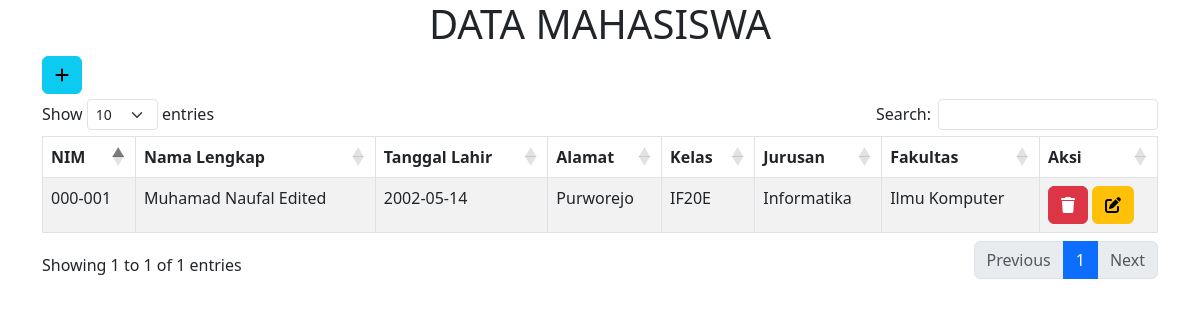
Before: / with the older database file.
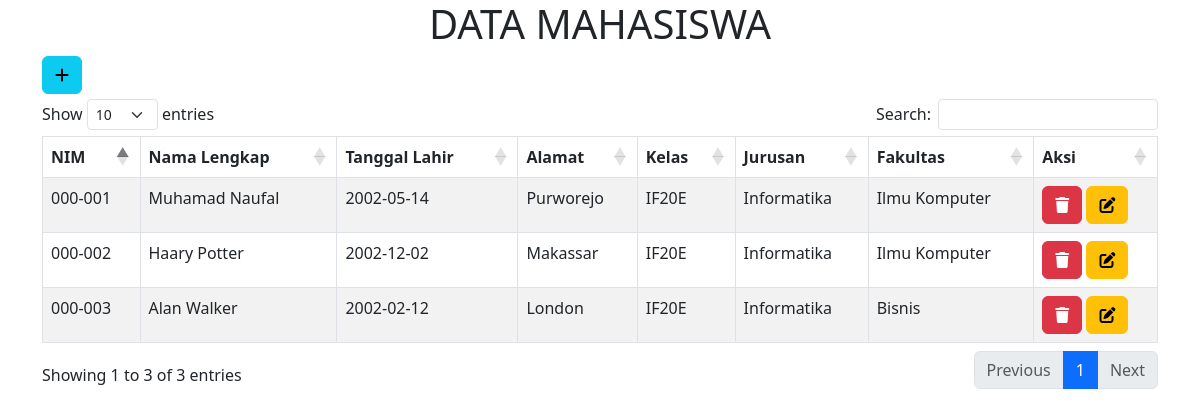
After: the same page with the newer database file.
### tables this page shows
CREATE TABLE `mahasiswa` (
  `NIM` varchar(11) NOT NULL,
  `nama_lengkap` varchar(30) NOT NULL,
  `tanggal_lahir` date NOT NULL,
  `alamat` text NOT NULL,
  `id_kelas` int(11) NOT NULL,
  `id_jurusan` int(11) NOT NULL,
  `id_fakultas` int(11) NOT NULL
);

CREATE TABLE `kelas` (
  `id` int(11) NOT NULL,
  `nama_kelas` varchar(20) NOT NULL,
  `id_jurusan` int(11) NOT NULL,
  `id_fakultas` int(11) NOT NULL
);

CREATE TABLE `jurusan` (
  `id` int(11) NOT NULL,
  `nama_jurusan` varchar(30) NOT NULL,
  `id_fakultas` int(11) NOT NULL
);

CREATE TABLE `fakultas` (
  `id` int(11) NOT NULL,
  `nama_fakultas` varchar(30) NOT NULL,
  `alamat_gedung` text NOT NULL
);

### index.php (the view, shortened to what this page needs)
<!DOCTYPE html>
<html lang="en">
<head>
    <link href="https://cdn.jsdelivr.net/npm/bootstrap@5.3.2/dist/css/bootstrap.min.css" rel="stylesheet">
    <link rel="stylesheet" href="https://cdnjs.cloudflare.com/ajax/libs/twitter-bootstrap/5.3.0/css/bootstrap.min.css">
    <link rel="stylesheet" href="https://cdn.datatables.net/1.13.7/css/dataTables.bootstrap5.min.css">
</head>
<body>
    <div class="container">
        <div class="row">
            <div class="col-sm-12">
                <?php
                include 'koneksi.php';
                $query = mysqli_query($koneksi, "SELECT * from mahasiswa as b join fakultas as p on b.id_fakultas = p.id join jurusan as pb on b.id_jurusan = pb.id join kelas as k on b.id_kelas = k.id;");
                ?>
                <center>
                    <h1>DATA MAHASISWA</h1>
                </center>
                <a class="btn btn-info" style="margin-bottom:5px" href="tambah.php?nama_halaman=NAMA HALAMAN NYA"> <i class="fa-solid fa-plus"></i> </a>
                <table id="tabel-data" class="table table-striped table-bordered display" width="100%" cellspacing="0">
                    <thead>
                        <tr>
                            <th>
                                NIM
                            </th>
                            <th>
                                Nama Lengkap
                            </th>
                            <th>
                                Tanggal Lahir
                            </th>
                            <th>
                                Alamat
                            </th>
                            <th>
                                Kelas
                            </th>
                            <th>
                                Jurusan
                            </th>
                            <th>
                                Fakultas
                            </th>
                            <th>
                                Aksi
                            </th>
                        </tr>
                    </thead>
                    <tbody>
                        <?php
                        if (mysqli_num_rows($query) > 0) {
                            while ($data = mysqli_fetch_array($query)) {
                        ?>
                                <tr>
                                    <td> <?php echo $data["NIM"] ?></td>
                                    <td> <?php echo $data["nama_lengkap"] ?> </td>
                                    <td> <?php echo $data["tanggal_lahir"] ?> </td>
                                    <td> <?php echo $data["alamat"] ?></td>
                                    <td> <?php echo $data["nama_kelas"] ?></td>
                                    <td> <?php echo $data["nama_jurusan"] ?></td>
                                    <td> <?php echo $data["nama_fakultas"] ?></td>
                                    <td>
                                        <button type=" button" class="btn btn-danger" onclick="confirmDelete('<?php echo $data["NIM"] ?>')"><i class=" fa-solid fa-trash"></i></button>
                                        <a href="edit.php?NIM=<?php echo $data["NIM"] ?>"><button type=" button" class="btn btn-warning"><i class="fa-solid fa-pen-to-square"></i></button></a>
                                    </td>
                                </tr>
                            <?php } ?>
                        <?php } ?>
                    </tbody>
                </table>
            </div>
        </div>
    </div>
</body>
</html>

Changed rows visible on the page:
added mahasiswa: NIM "000-003", nama_lengkap "Alan Walker", tanggal_lahir "2002-02-12", alamat "London", id_kelas.nama_kelas "IF20E", id_jurusan.nama_jurusan "Informatika", id_fakultas.nama_fakultas "Bisnis"
changed mahasiswa "Purworejo": nama_lengkap "Muhamad Naufal Edited" → "Muhamad Naufal"
added mahasiswa: NIM "000-002", nama_lengkap "Haary Potter", tanggal_lahir "2002-12-02", alamat "Makassar", id_kelas.nama_kelas "IF20E", id_jurusan.nama_jurusan "Informatika", id_fakultas.nama_fakultas "Ilmu Komputer"
Other visible differences:
text written by a page script: "Show entries Search: Showing 1 to 1 of 1 entries Previous 1 Next" → "Show entries Search: Showing 1 to 3 of 3 entries Previous 1 Next"
